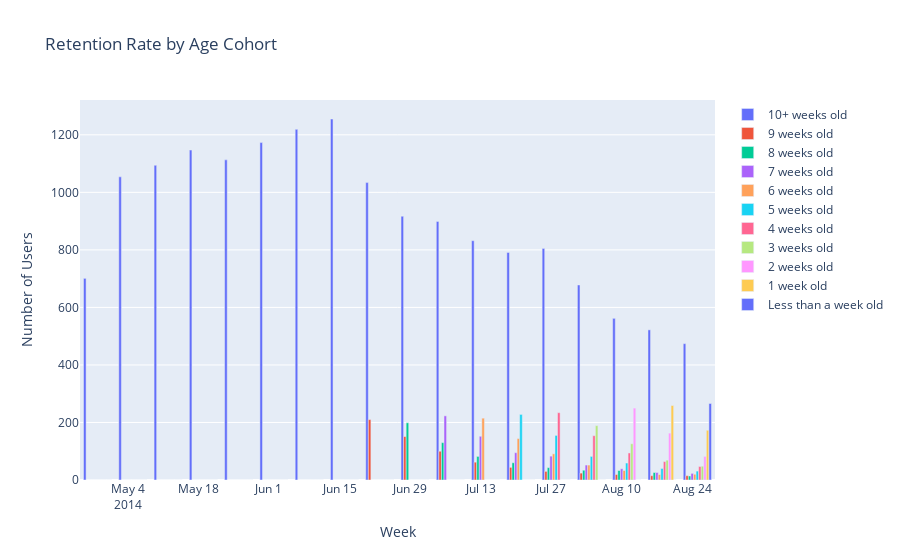

The code cell stored with this chart in its notebook:
### Code cell
x=cohort_age['week']
y1=cohort_age['10+ weeks old']
y2=cohort_age['9 weeks old']
y3=cohort_age['8 weeks old']
y4=cohort_age['7 weeks old']
y5=cohort_age['6 weeks old']
y6=cohort_age['5 weeks old']
y7=cohort_age['4 weeks old']
y8=cohort_age['3 weeks old']
y9=cohort_age['2 weeks old']
y10=cohort_age['1 week old']
y11=cohort_age['less than a week old']

fig = go.Figure(data=[
      go.Bar(name='10+ weeks old', x=x, y=y1),
      go.Bar(name='9 weeks old', x=x, y=y2),
      go.Bar(name='8 weeks old', x=x, y=y3),
      go.Bar(name='7 weeks old', x=x, y=y4),
      go.Bar(name='6 weeks old', x=x, y=y5),
      go.Bar(name='5 weeks old', x=x, y=y6),
      go.Bar(name='4 weeks old', x=x, y=y7),
      go.Bar(name='3 weeks old', x=x, y=y8),
      go.Bar(name='2 weeks old', x=x, y=y9),
      go.Bar(name='1 week old', x=x, y=y10),
      go.Bar(name='Less than a week old', x=x, y=y11),
])

fig.update_layout( title='Retention Rate by Age Cohort',xaxis_title='Week ',yaxis_title='Number of Users',barmode='group')

fig.write_html('Figures/Retention_Rate_by_Age_Cohort.html')
fig.show()

### Figure 1 — Plotly figure (JSON) as saved in the notebook; plotly's stock layout.template omitted (floating-point values rounded to 4 significant figures)
{"data": [{"name": "10+ weeks old", "type": "bar", "x": ["2014-04-28", "2014-05-05", "2014-05-12", "2014-05-19", "2014-05-26", "2014-06-02", "2014-06-09", "2014-06-16", "2014-06-23", "2014-06-30", "2014-07-07", "2014-07-14", "2014-07-21", "2014-07-28", "2014-08-04", "2014-08-11", "2014-08-18", "2014-08-25"], "y": [701, 1054, 1094, 1147, 1113, 1173, 1219, 1255, 1034, 917, 899, 832, 791, 805, 678, 562, 522, 474]}, {"name": "9 weeks old", "type": "bar", "x": ["2014-04-28", "2014-05-05", "2014-05-12", "2014-05-19", "2014-05-26", "2014-06-02", "2014-06-09", "2014-06-16", "2014-06-23", "2014-06-30", "2014-07-07", "2014-07-14", "2014-07-21", "2014-07-28", "2014-08-04", "2014-08-11", "2014-08-18", "2014-08-25"], "y": [0, 0, 0, 0, 0, 0, 0, 0, 210, 151, 100, 62, 44, 30, 24, 19, 15, 15]}, {"name": "8 weeks old", "type": "bar", "x": ["2014-04-28", "2014-05-05", "2014-05-12", "2014-05-19", "2014-05-26", "2014-06-02", "2014-06-09", "2014-06-16", "2014-06-23", "2014-06-30", "2014-07-07", "2014-07-14", "2014-07-21", "2014-07-28", "2014-08-04", "2014-08-11", "2014-08-18", "2014-08-25"], "y": [0, 0, 0, 0, 0, 0, 0, 0, 0, 199, 130, 82, 60, 43, 34, 33, 26, 14]}, {"name": "7 weeks old", "type": "bar", "x": ["2014-04-28", "2014-05-05", "2014-05-12", "2014-05-19", "2014-05-26", "2014-06-02", "2014-06-09", "2014-06-16", "2014-06-23", "2014-06-30", "2014-07-07", "2014-07-14", "2014-07-21", "2014-07-28", "2014-08-04", "2014-08-11", "2014-08-18", "2014-08-25"], "y": [0, 0, 0, 0, 0, 0, 0, 0, 0, 0, 223, 152, 95, 83, 52, 39, 26, 23]}, {"name": "6 weeks old", "type": "bar", "x": ["2014-04-28", "2014-05-05", "2014-05-12", "2014-05-19", "2014-05-26", "2014-06-02", "2014-06-09", "2014-06-16", "2014-06-23", "2014-06-30", "2014-07-07", "2014-07-14", "2014-07-21", "2014-07-28", "2014-08-04", "2014-08-11", "2014-08-18", "2014-08-25"], "y": [0, 0, 0, 0, 0, 0, 0, 0, 0, 0, 0, 215, 144, 91, 52, 33, 19, 20]}, {"name": "5 weeks old", "type": "bar", "x": ["2014-04-28", "2014-05-05", "2014-05-12", "2014-05-19", "2014-05-26", "2014-06-02", "2014-06-09", "2014-06-16", "2014-06-23", "2014-06-30", "2014-07-07", "2014-07-14", "2014-07-21", "2014-07-28", "2014-08-04", "2014-08-11", "2014-08-18", "2014-08-25"], "y": [0, 0, 0, 0, 0, 0, 0, 0, 0, 0, 0, 0, 228, 155, 82, 59, 40, 31]}, {"name": "4 weeks old", "type": "bar", "x": ["2014-04-28", "2014-05-05", "2014-05-12", "2014-05-19", "2014-05-26", "2014-06-02", "2014-06-09", "2014-06-16", "2014-06-23", "2014-06-30", "2014-07-07", "2014-07-14", "2014-07-21", "2014-07-28", "2014-08-04", "2014-08-11", "2014-08-18", "2014-08-25"], "y": [0, 0, 0, 0, 0, 0, 0, 0, 0, 0, 0, 0, 0, 234, 154, 94, 64, 47]}, {"name": "3 weeks old", "type": "bar", "x": ["2014-04-28", "2014-05-05", "2014-05-12", "2014-05-19", "2014-05-26", "2014-06-02", "2014-06-09", "2014-06-16", "2014-06-23", "2014-06-30", "2014-07-07", "2014-07-14", "2014-07-21", "2014-07-28", "2014-08-04", "2014-08-11", "2014-08-18", "2014-08-25"], "y": [0, 0, 0, 0, 0, 0, 0, 0, 0, 0, 0, 0, 0, 0, 189, 126, 69, 48]}, {"name": "2 weeks old", "type": "bar", "x": ["2014-04-28", "2014-05-05", "2014-05-12", "2014-05-19", "2014-05-26", "2014-06-02", "2014-06-09", "2014-06-16", "2014-06-23", "2014-06-30", "2014-07-07", "2014-07-14", "2014-07-21", "2014-07-28", "2014-08-04", "2014-08-11", "2014-08-18", "2014-08-25"], "y": [0, 0, 0, 0, 0, 0, 0, 0, 0, 0, 0, 0, 0, 0, 0, 250, 163, 82]}, {"name": "1 week old", "type": "bar", "x": ["2014-04-28", "2014-05-05", "2014-05-12", "2014-05-19", "2014-05-26", "2014-06-02", "2014-06-09", "2014-06-16", "2014-06-23", "2014-06-30", "2014-07-07", "2014-07-14", "2014-07-21", "2014-07-28", "2014-08-04", "2014-08-11", "2014-08-18", "2014-08-25"], "y": [0, 0, 0, 0, 0, 0, 0, 0, 0, 0, 0, 0, 0, 0, 0, 0, 259, 173]}, {"name": "Less than a week old", "type": "bar", "x": ["2014-04-28", "2014-05-05", "2014-05-12", "2014-05-19", "2014-05-26", "2014-06-02", "2014-06-09", "2014-06-16", "2014-06-23", "2014-06-30", "2014-07-07", "2014-07-14", "2014-07-21", "2014-07-28", "2014-08-04", "2014-08-11", "2014-08-18", "2014-08-25"], "y": [0, 0, 0, 0, 0, 0, 0, 0, 0, 0, 0, 0, 0, 0, 0, 0, 0, 266]}], "layout": {"autosize": true, "barmode": "group", "title": {"text": "Retention Rate by Age Cohort"}, "xaxis": {"autorange": true, "range": ["2014-04-24 12:00", "2014-08-28 12:00"], "title": {"text": "Week "}, "type": "date"}, "yaxis": {"autorange": true, "range": [0, 1321.0], "title": {"text": "Number of Users"}, "type": "linear"}}}
